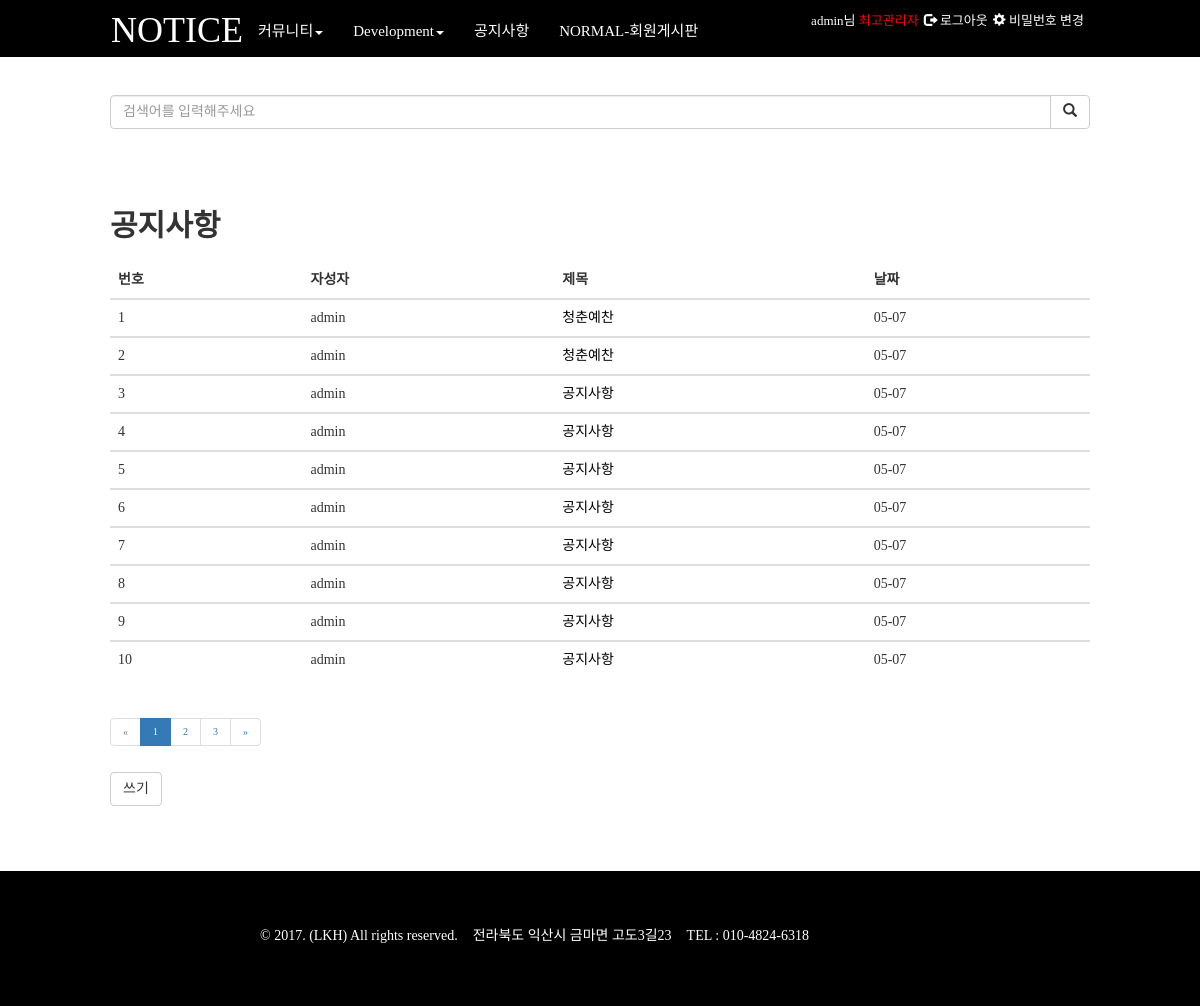
The page /notice/list/categroy1/ (signed in) on the database its author committed.
### member/models.py (models this page shows)
class User(AbstractUser):
    is_manager = models.BooleanField('관리자', default=False)
    is_member = models.BooleanField('회원', default=False)
    level1 =1
    level2 = 2
    level3 = 3
    LEVEL_TYPE_CHOICES = (
        (level1, 'manager 권한'),
        (level2, 'family 권한'),
        (level3, 'normal 권한'),
    )
    is_level = models.IntegerField('권한레벨',choices=LEVEL_TYPE_CHOICES,null=True,blank=True,default='3')

### notice/models.py (models this page shows, shortened)
class Notice_category(models.Model):
    title=models.CharField(verbose_name='제목',max_length=100)
    level1 = 1
    level2 = 2
    level3 = 3
    LEVEL_TYPE_CHOICES = (
        (level1, 'manager 권한'),
        (level2, 'family 권한'),
        (level3, 'normal 권한'),
    )
    list_auth = models.IntegerField('목록보기', choices=LEVEL_TYPE_CHOICES, null=True, blank=True)
    detail_auth = models.IntegerField('상세보기', choices=LEVEL_TYPE_CHOICES, null=True, blank=True)
    writer_auth = models.IntegerField('글쓰기', choices=LEVEL_TYPE_CHOICES, null=True, blank=True)
    created_date = models.DateTimeField(verbose_name='만든날짜',auto_now_add=True,)  # auto_now_add=True생정날짜,auto_now=True수정날짜
    modified_date = models.DateTimeField(verbose_name='수정날짜', auto_now=True)

class Post(models.Model):
    category = models.ForeignKey(Notice_category,verbose_name='카테고리',default='',on_delete=models.CASCADE)
    author=models.ForeignKey(User,verbose_name='작성자',on_delete=models.CASCADE)
    title = models.CharField(verbose_name='제목',max_length=200,default="")
    content = RichTextField(verbose_name='내용')
    created_date=models.DateTimeField(verbose_name='만든날짜',auto_now_add=True)#auto_now_add=True생정날짜,auto_now=True수정날짜
    modified_date = models.DateTimeField(verbose_name='수정날짜',auto_now=True)

### notice/views.py (the view)
# urls.py: url(r'^notice/', include(('notice.urls', 'post_list'), namespace='notice_list')),
def post_list(request, category):
    category1 = Notice_category.objects.all()  # gnb카티고리을 불러오는 쿼리셋
    searchForm = PostSearchForm()
    category_id = Notice_category.objects.filter(id=category)
    for list_auth in category_id:
        try :
            if request.user.is_level <= list_auth.list_auth or request.user.is_superuser == True :
                posts = Post.objects.filter(category_id=category,
                                            created_date__lte=timezone.now()).order_by('-created_date')
            else:
                return render(request, 'about.html',{'category':category1,'searchForm':searchForm})
        except:
            return redirect('register')
    page = request.GET.get('page', 1)
    paginator = Paginator(posts, 10)
    try:
        posts = paginator.page(page)
    except PageNotAnInteger:
        posts = paginator.page(1)
    except EmptyPage:
        posts = paginator.page(paginator.num_pages)
    return render(request, 'notice/post_list.html', {'posts': posts,'category_id':category_id,'category':category1,'searchForm':searchForm})

### notice/forms.py
class PostSearchForm(forms.Form):
    search_word = forms.CharField(label='search_word',widget=forms.TextInput(attrs={'class':'form-control','placeholder': '검색어를 입력해주세요'}))

### notice/templates/notice/post_list.html (shortened to what this page needs)
{% extends 'home.html' %}
{% block title %}NOTICE{% endblock %}
{% block content %}
<section class="list_section wrap">
    {% for category_id in category_id %}
    <h1>{{category_id.title }}</h1>
    {%endfor%}
    <table class="table table-hover">
        <thead>
        <tr>
            <th scope="col">번호</th>
            <th scope="col">자성자</th>
            <th scope="col">제목</th>
            <th scope="col">날짜</th>
        </tr>
        </thead>
        {% for post in posts %}
        <tbody>
            <tr>
                <td>{{ forloop.counter}}</td>
                <td>{{post.author}}</td>
                <td><a href="{% url 'notice_detail:post_detail' pk=post.pk category=post.category_id%}">{{post.title}}</a></td>
                <td>{{post.created_date|date:"m-d"|lower}}</td>
            </tr>
        {% empty %}
            <tr>
            <td colspan="6">게시물이 없습니다.</td>
            </tr>
        </tbody>
        {%endfor%}
    </table>
{% if posts.has_other_pages %}
<ul class="pagination ">
{% if posts.has_previous %}
    {% for category_id in category_id %}
        <li><a href="?page={{ posts.previous_page_number }}&category={{category_id.id}}">&laquo;</a></li>
    {%endfor%}
{% else %}
  <li class="disabled"><span>&laquo;</span></li>
{% endif %}
{% for i in posts.paginator.page_range %}
  {% if posts.number == i %}
    <li class="active"><span>{{ i }}</span></li>
  {% else %}
    {% for category_id in category_id %}
        <li><a href="?page={{ i }}&category={{category_id.id}}">{{ i }}</a></li>
    {%endfor%}
  {% endif %}
{% endfor %}
{% if posts.has_next %}
    {% for category_id in category_id %}
        <li><a href="?page={{ posts.next_page_number }}&category={{category_id.id}}">&raquo;</a></li>
    {%endfor%}
{% else %}
  <li class="disabled"><span>&raquo;</span></li>
{% endif %}
</ul>
{% endif %}
{% for category_id in category_id %}
<a class="writer_btn_a" href="{% url 'notice_new:post_new' category=category_id.id %}">
    <button class="btn btn-default writer_btn">
     쓰기
    </button>
</a>
{%endfor%}
</section>
{% endblock %}

### templates/home.html (shortened to what this page needs)
{% extends 'base.html' %}
{% load staticfiles %}
{% block gnbcontent %}
{% load static %}
<ul class="nav navbar-nav gnb">
    <li class="dropdown">
        <a class="dropdown-toggle" data-toggle="dropdown" href="#">
            커뮤니티<span class="caret"></span>
        </a>
    </li>
    <li class="dropdown">
        <a class="dropdown-toggle" data-toggle="dropdown" href="#">
            Development<span class="caret"></span>
        </a>
    </li>
    {% for category in category %}
    {% if category.title == '공지사항'  %}
        <li>
            <a href="{% url 'notice_list:post_list' category=category.id %}">{{ category.title }}</a>
        </li>
    {%endif%}
    {% endfor %}
    {% for category in category %}
    {% if category.title == 'NORMAL-회원게시판'  %}
        <li>
            <a href="{% url 'notice_list:post_list' category=category.id %}">{{ category.title }}</a>
        </li>
    {%endif%}
    {% endfor %}
</ul>
</div>
</nav>
</header>
<form class="wrap search_form" action="{% url 'post_search' %}" method="post">
    <div class="input-group">
        {{ searchForm.search_word }}
        <div class="input-group-btn">
            <button class="btn btn-default" type="submit">
                <i class="glyphicon glyphicon-search"></i>
            </button>
        </div>
    </div>
</form>
{%endblock%}

### templates/base.html (shortened to what this page needs)
{% load staticfiles %}
<!DOCTYPE html>
<html lang="en">
<head>
    <link rel="stylesheet" href="https://maxcdn.bootstrapcdn.com/bootstrap/3.3.7/css/bootstrap.min.css">
    <link rel="stylesheet" href="{% static 'css/common.css' %}">
    <link rel="stylesheet" href="{% static 'css/base.css' %}">
    <link rel="stylesheet" href="{% static 'css/home.css' %}">
    <link rel="stylesheet" href="{% static 'css/pw_change.css' %}">
    <link rel="stylesheet" href="{% static 'css/login.css' %}">
    <link rel="stylesheet" href="{% static 'css/register.css' %}">
    <link rel="stylesheet" href="{% static 'css/about.css' %}">
    <link rel="stylesheet" href="{% static 'css/post_list.css' %}">
    <link rel="stylesheet" href="{% static 'css/post_edit.css' %}">
    <link rel="stylesheet" href="{% static 'css/post_detail.css' %}">
    <link rel="stylesheet" href="{% static 'css/pc_media.css' %}">
</head>
<body>
<header>
    <nav class="wrap clearfix gnb navbar navbar-inverse">
        <div class="navbar-header">
            <h1 class="logo">
                <a  href="{% url 'home' %}">
                    {% block title %}NOTICE{% endblock %}
                </a>
            </h1>
        </div>
        <div class="collapse navbar-collapse" id="myNavbar">
            <ul class="info nav navbar-nav navbar-right">
                {% if user.is_authenticated  %}
                    <li>
                        {% if  user.is_superuser == True%}
                        <a href="{% url 'manager_home' %}">
                            {{ user.username}}님
                            <span class="rating_admin">최고관리자</span>
                        </a>
                        {%endif%}
                    </li>
                    <li class="logout ">
                        <a href="{% url 'logout' %}">
                            <span class="glyphicon glyphicon-log-out"></span>
                            로그아웃
                        </a>
                    </li>
                    <li class="pd_change">
                        <a href="{% url 'password_change' %}">
                            <span class="glyphicon glyphicon-cog"></span>
                            비밀번호 변경
                        </a>
                    </li>
                {% endif %}
            </ul>
{% block gnbcontent %}{% endblock %}
{% block content %}{% endblock %}
{% block footer %}
        <footer class="footer">
            <div class="wrap clearfix footerinfo">
                <p class="copy">&copy; 2017. (LKH) All rights reserved.</p>
                <address class="address">
                    전라북도 익산시 금마면 고도3길23
                </address>
                <p class="tel">
                    TEL : 010-4824-6318
                </p>
            </div>
        </footer>
{% endblock %}
</body>
</html>

### static/css/common.css (style rules this page uses)
article, aside, details, figcaption, figure, footer, header, main, nav, section { display: block; }
.clearfix { *zoom: 1; }
.clearfix:after { content: ""; clear: both; display: block; }
* { box-sizing: border-box; }
body { margin: 0px; font-family: 'Nanum Myeongjo', serif; }
h1, h2, h3, h4, h5, h6 { margin: 0px; }
a { text-decoration: none; color: #000; }
ul { font-size: 0px; margin: 0px; padding: 0px; list-style: none; }
li { display: inline-block; zoom: 1; }
p { margin: 0px; }
.wrap { margin: 0px auto; max-width: 980px; padding: 0px 20px; }

### static/css/base.css (style rules this page uses)
header { background-color: black; position: fixed; width: 100%; z-index: 10000; }
.navbar-inverse { background-color: black; border-color: black; }
.logo { padding: 5px 0px; text-align: center; }
.logo>a { color: #ffffff; text-decoration: none; padding-left: 40px; }
.info { text-align: center; }
.info>li { display: inline-block !important; font-size: 15px; color: #ffffff; padding-right: 5px; }
.info>li>a { font-size: 15px; color: #ffffff !important; padding: 0px 0px; }
.rating_admin,.rating_manager { color: red !important; }
.footer { margin-top: 25px; background-color: black; padding: 25px 0px; }
.copy { margin-bottom: 5px; text-align: center; color: #ffffff; }
.address { margin-bottom: 5px; text-align: center; color: #ffffff; }
.tel { text-align: center; color: #ffffff; }

### static/css/home.css (style rules this page uses)
.gnb { font-size: 15px; }
.gnb>li>a { color: #ffff !important; }
.search_form { padding-top: 80px; margin-bottom: 25px; }

### static/css/post_list.css (style rules this page uses)
.list_section { margin-top: 50px; min-height: 330px; }
.list_section>h1 { font-size: 30px; font-weight: bold; margin-bottom: 20px; }
.pagination { font-size: 10px; }
.writer_btn_a { display: block; width: 65px; }

### static/css/pc_media.css (style rules this page uses)
@media all and (min-width: 768px) { .wrap { padding: 0px; } }
@media all and (min-width: 768px) { .logo>a { padding-left: 0px; } }
@media all and (min-width: 768px) { .info { margin-top: 5px; } }
@media all and (min-width: 768px) { .info>li>a { font-size: 13px; } }
@media all and (min-width: 768px) { .gnb { margin-top: 5px; } }
@media all and (min-width: 768px) { .gnb>li>a { padding-top: 10px; } }
@media all and (min-width: 768px) { .search_form { padding-top:95px; margin-bottom: 0px; } }
@media all and (min-width: 768px) { .list_section { margin-top:80px; min-height:475px; } }
@media all and (min-width: 768px) { .footer { margin-top: 65px; padding: 50px 0px } }
@media all and (min-width: 768px) { .footerinfo { padding: 5px 150px; } }
@media all and (min-width: 768px) { .copy { float: left; padding-right: 15px; } }
@media all and (min-width: 768px) { .address { float: left; padding-right: 15px; } }
@media all and (min-width: 768px) { .tel { float: left; } }

### rows shown on the page
User: username "admin"
Notice_category: title "공지사항", i "2", i "3"
Notice_category: title "NORMAL-회원게시판"
Post: author "admin", title "청춘예찬", created_date "05-07"
Post: author "admin", title "청춘예찬", created_date "05-07"
Post: author "admin", title "공지사항", created_date "05-07"
Post: author "admin", title "공지사항", created_date "05-07"
Post: author "admin", title "공지사항", created_date "05-07"
Post: author "admin", title "공지사항", created_date "05-07"
Post: author "admin", title "공지사항", created_date "05-07"
Post: author "admin", title "공지사항", created_date "05-07"
Post: author "admin", title "공지사항", created_date "05-07"
Post: author "admin", title "공지사항", created_date "05-07"

### other values the page prints
{{ i }} "1"
